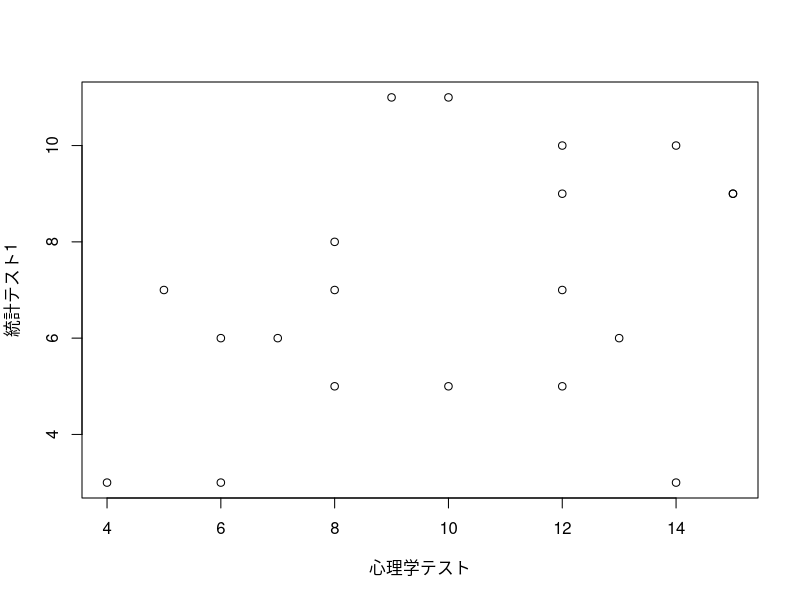
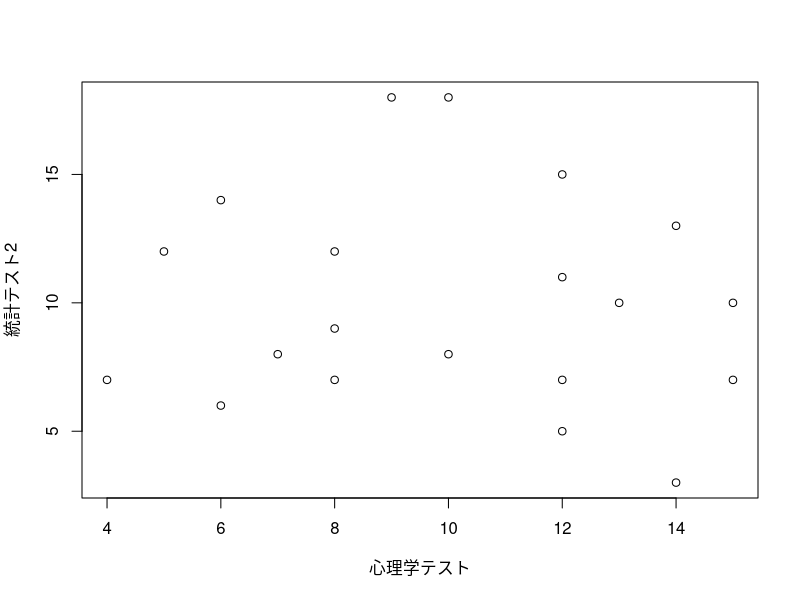

These charts were generated, in order, by the following R code:
## =====================================

## 第3章

## =====================================

## =====================================

## 3.2 散布図

## =====================================

心理学テスト <- c(13, 14, 7, 12, 10, 6, 8, 15, 4, 14, 9, 6, 10, 12, 5, 12, 8, 8, 12, 15)

統計テスト1 <- c(6, 10, 6, 10, 5, 3, 5, 9, 3, 3, 11, 6, 11, 9, 7, 5, 8, 7, 7, 9)
統計テスト2 <- c(10, 13, 8, 15, 8, 6, 9, 10, 7, 3, 18, 14, 18, 11, 12, 5, 7, 12, 7, 7)

plot(心理学テスト, 統計テスト1)
plot(心理学テスト, 統計テスト2)

## =====================================

## 3.3 共分散

## =====================================

共分散1と2 <- sum((統計テスト1 - mean(統計テスト1)) * (統計テスト2 - mean(統計テスト2))) / length(統計テスト1) # 偏差の積の平均
共分散1と2

cov(統計テスト1, 統計テスト2) # 不偏共分散

cov(統計テスト1, 統計テスト2) * (length(統計テスト1) - 1) / length(統計テスト1) # 偏差の積の平均

身長m <- c(1.5, 1.6, 1.7, 1.8, 1.9)
身長m

身長cm <- 身長m * 100
身長cm

体重 <- c(50, 70, 60, 80, 90)
体重

# 身長mと体重の共分散を算出する
cov(身長m, 体重)

# 身長cmと体重の共分散を算出する
cov(身長cm, 体重)

## =====================================

## 3.4 相関係数

## =====================================

# 統計テスト1と統計テスト2の相関係数を計算する
cov(統計テスト1, 統計テスト2) / (sd(統計テスト1) * sd(統計テスト2))

# cor()を用いて相関係数を計算する
cor(統計テスト1, 統計テスト2)

cor(心理学テスト, 統計テスト1)
cor(心理学テスト, 統計テスト2)

## =====================================

## 3.5 クロス集計表

## =====================================

数学 <- c("嫌い", "嫌い", "好き", "好き", "嫌い", "嫌い", "嫌い", "嫌い", "嫌い", "好き", "好き", "嫌い", "好き", "嫌い", "嫌い", "好き", "嫌い", "嫌い", "嫌い", "嫌い")
数学

table(数学)

統計 <- c("好き", "好き", "好き", "好き", "嫌い", "嫌い", "嫌い", "嫌い", "嫌い", "嫌い", "好き", "好き", "好き", "嫌い", "好き", "嫌い", "嫌い", "嫌い", "嫌い", "嫌い")
統計

table(統計)

# クロス集計表を表示する
table(数学, 統計)

## =====================================

## 3.6 ファイ係数

## =====================================

数学ゼロイチ <- ifelse(数学 == "好き", 1, 0)
数学ゼロイチ

統計ゼロイチ <- ifelse(統計 == "好き", 1, 0)
統計ゼロイチ

cor(数学ゼロイチ, 統計ゼロイチ)
